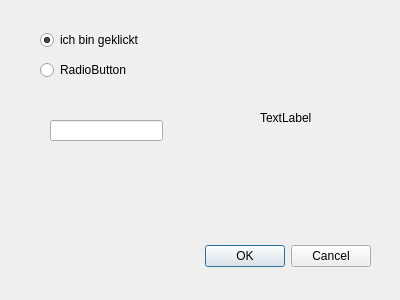
<?xml version="1.0" encoding="UTF-8"?>
<ui version="4.0">
 <class>Dialog</class>
 <widget class="QDialog" name="Dialog">
  <property name="geometry">
   <rect>
    <x>0</x>
    <y>0</y>
    <width>400</width>
    <height>300</height>
   </rect>
  </property>
  <property name="windowTitle">
   <string>Dialog</string>
  </property>
  <widget class="QDialogButtonBox" name="buttonBox">
   <property name="geometry">
    <rect>
     <x>30</x>
     <y>240</y>
     <width>341</width>
     <height>32</height>
    </rect>
   </property>
   <property name="orientation">
    <enum>Qt::Horizontal</enum>
   </property>
   <property name="standardButtons">
    <set>QDialogButtonBox::Cancel|QDialogButtonBox::Ok</set>
   </property>
  </widget>
  <widget class="QLabel" name="label">
   <property name="geometry">
    <rect>
     <x>260</x>
     <y>110</y>
     <width>59</width>
     <height>16</height>
    </rect>
   </property>
   <property name="text">
    <string>TextLabel</string>
   </property>
  </widget>
  <widget class="QRadioButton" name="radioButton">
   <property name="geometry">
    <rect>
     <x>40</x>
     <y>30</y>
     <width>131</width>
     <height>20</height>
    </rect>
   </property>
   <property name="text">
    <string>ich bin geklickt</string>
   </property>
   <property name="checked">
    <bool>true</bool>
   </property>
  </widget>
  <widget class="QRadioButton" name="radioButton_2">
   <property name="geometry">
    <rect>
     <x>40</x>
     <y>60</y>
     <width>100</width>
     <height>20</height>
    </rect>
   </property>
   <property name="text">
    <string>RadioButton</string>
   </property>
  </widget>
  <widget class="QLineEdit" name="lineEdit">
   <property name="geometry">
    <rect>
     <x>50</x>
     <y>120</y>
     <width>113</width>
     <height>21</height>
    </rect>
   </property>
  </widget>
  <action name="actionClose">
   <property name="text">
    <string>close</string>
   </property>
   <property name="toolTip">
    <string>&lt;html&gt;&lt;head/&gt;&lt;body&gt;&lt;p&gt;&lt;span style=&quot; font-weight:600;&quot;&gt;Close&lt;/span&gt;&lt;/p&gt;&lt;/body&gt;&lt;/html&gt;</string>
   </property>
   <property name="shortcut">
    <string>Meta+C</string>
   </property>
  </action>
 </widget>
 <resources/>
 <connections>
  <connection>
   <sender>buttonBox</sender>
   <signal>accepted()</signal>
   <receiver>Dialog</receiver>
   <slot>accept()</slot>
   <hints>
    <hint type="sourcelabel">
     <x>248</x>
     <y>254</y>
    </hint>
    <hint type="destinationlabel">
     <x>157</x>
     <y>274</y>
    </hint>
   </hints>
  </connection>
  <connection>
   <sender>buttonBox</sender>
   <signal>rejected()</signal>
   <receiver>Dialog</receiver>
   <slot>reject()</slot>
   <hints>
    <hint type="sourcelabel">
     <x>316</x>
     <y>260</y>
    </hint>
    <hint type="destinationlabel">
     <x>286</x>
     <y>274</y>
    </hint>
   </hints>
  </connection>
 </connections>
</ui>
